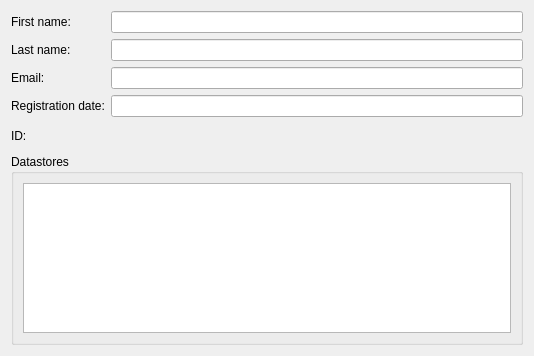
<?xml version="1.0" encoding="UTF-8"?>
<ui version="4.0">
 <class>UserWidget</class>
 <widget class="QWidget" name="UserWidget">
  <property name="geometry">
   <rect>
    <x>0</x>
    <y>0</y>
    <width>534</width>
    <height>356</height>
   </rect>
  </property>
  <property name="windowTitle">
   <string>User informations</string>
  </property>
  <property name="locale">
   <locale language="English" country="UnitedStates"/>
  </property>
  <layout class="QGridLayout" name="gridLayout_2">
   <item row="3" column="1">
    <widget class="QLineEdit" name="lne_registration_date">
     <property name="locale">
      <locale language="English" country="UnitedStates"/>
     </property>
     <property name="readOnly">
      <bool>true</bool>
     </property>
    </widget>
   </item>
   <item row="4" column="0">
    <widget class="QLabel" name="lbl_id">
     <property name="sizePolicy">
      <sizepolicy hsizetype="Fixed" vsizetype="Preferred">
       <horstretch>0</horstretch>
       <verstretch>0</verstretch>
      </sizepolicy>
     </property>
     <property name="locale">
      <locale language="English" country="UnitedStates"/>
     </property>
     <property name="text">
      <string>ID:</string>
     </property>
    </widget>
   </item>
   <item row="3" column="0">
    <widget class="QLabel" name="lbl_registration_date">
     <property name="sizePolicy">
      <sizepolicy hsizetype="Fixed" vsizetype="Preferred">
       <horstretch>0</horstretch>
       <verstretch>0</verstretch>
      </sizepolicy>
     </property>
     <property name="locale">
      <locale language="English" country="UnitedStates"/>
     </property>
     <property name="text">
      <string>Registration date:</string>
     </property>
    </widget>
   </item>
   <item row="0" column="0">
    <widget class="QLabel" name="lbl_first_name">
     <property name="sizePolicy">
      <sizepolicy hsizetype="Fixed" vsizetype="Preferred">
       <horstretch>0</horstretch>
       <verstretch>0</verstretch>
      </sizepolicy>
     </property>
     <property name="locale">
      <locale language="English" country="UnitedStates"/>
     </property>
     <property name="text">
      <string>First name:</string>
     </property>
    </widget>
   </item>
   <item row="0" column="1">
    <widget class="QLineEdit" name="lne_first_name">
     <property name="locale">
      <locale language="English" country="UnitedStates"/>
     </property>
     <property name="readOnly">
      <bool>true</bool>
     </property>
    </widget>
   </item>
   <item row="2" column="1">
    <widget class="QLineEdit" name="lne_email">
     <property name="locale">
      <locale language="English" country="UnitedStates"/>
     </property>
     <property name="readOnly">
      <bool>true</bool>
     </property>
    </widget>
   </item>
   <item row="6" column="0" colspan="2">
    <widget class="QgsCollapsibleGroupBox" name="gpb_datastore">
     <property name="minimumSize">
      <size>
       <width>300</width>
       <height>100</height>
      </size>
     </property>
     <property name="locale">
      <locale language="English" country="UnitedStates"/>
     </property>
     <property name="title">
      <string>Datastores</string>
     </property>
     <property name="flat">
      <bool>true</bool>
     </property>
     <layout class="QGridLayout" name="gridLayout">
      <item row="0" column="0">
       <widget class="QTableView" name="tbv_datastore">
        <property name="minimumSize">
         <size>
          <width>300</width>
          <height>50</height>
         </size>
        </property>
        <property name="locale">
         <locale language="English" country="UnitedStates"/>
        </property>
        <property name="sortingEnabled">
         <bool>true</bool>
        </property>
        <attribute name="horizontalHeaderVisible">
         <bool>true</bool>
        </attribute>
        <attribute name="horizontalHeaderCascadingSectionResizes">
         <bool>true</bool>
        </attribute>
        <attribute name="horizontalHeaderDefaultSectionSize">
         <number>150</number>
        </attribute>
        <attribute name="horizontalHeaderStretchLastSection">
         <bool>true</bool>
        </attribute>
        <attribute name="verticalHeaderVisible">
         <bool>false</bool>
        </attribute>
       </widget>
      </item>
     </layout>
    </widget>
   </item>
   <item row="1" column="1">
    <widget class="QLineEdit" name="lne_last_name">
     <property name="locale">
      <locale language="English" country="UnitedStates"/>
     </property>
     <property name="readOnly">
      <bool>true</bool>
     </property>
    </widget>
   </item>
   <item row="1" column="0">
    <widget class="QLabel" name="lbl_last_name">
     <property name="sizePolicy">
      <sizepolicy hsizetype="Fixed" vsizetype="Preferred">
       <horstretch>0</horstretch>
       <verstretch>0</verstretch>
      </sizepolicy>
     </property>
     <property name="locale">
      <locale language="English" country="UnitedStates"/>
     </property>
     <property name="text">
      <string>Last name:</string>
     </property>
    </widget>
   </item>
   <item row="2" column="0">
    <widget class="QLabel" name="lbl_email">
     <property name="sizePolicy">
      <sizepolicy hsizetype="Fixed" vsizetype="Preferred">
       <horstretch>0</horstretch>
       <verstretch>0</verstretch>
      </sizepolicy>
     </property>
     <property name="locale">
      <locale language="English" country="UnitedStates"/>
     </property>
     <property name="text">
      <string>Email:</string>
     </property>
    </widget>
   </item>
   <item row="4" column="1">
    <widget class="QLabel" name="lbl_id_value">
     <property name="minimumSize">
      <size>
       <width>200</width>
       <height>25</height>
      </size>
     </property>
     <property name="maximumSize">
      <size>
       <width>800</width>
       <height>30</height>
      </size>
     </property>
     <property name="cursor">
      <cursorShape>IBeamCursor</cursorShape>
     </property>
     <property name="toolTip">
      <string notr="true"/>
     </property>
     <property name="toolTipDuration">
      <number>-1</number>
     </property>
     <property name="autoFillBackground">
      <bool>true</bool>
     </property>
     <property name="frameShadow">
      <enum>QFrame::Sunken</enum>
     </property>
     <property name="text">
      <string notr="true"/>
     </property>
     <property name="scaledContents">
      <bool>true</bool>
     </property>
     <property name="textInteractionFlags">
      <set>Qt::LinksAccessibleByMouse</set>
     </property>
    </widget>
   </item>
  </layout>
 </widget>
 <customwidgets>
  <customwidget>
   <class>QgsCollapsibleGroupBox</class>
   <extends>QGroupBox</extends>
   <header>qgscollapsiblegroupbox.h</header>
   <container>1</container>
  </customwidget>
 </customwidgets>
 <resources/>
 <connections/>
</ui>
